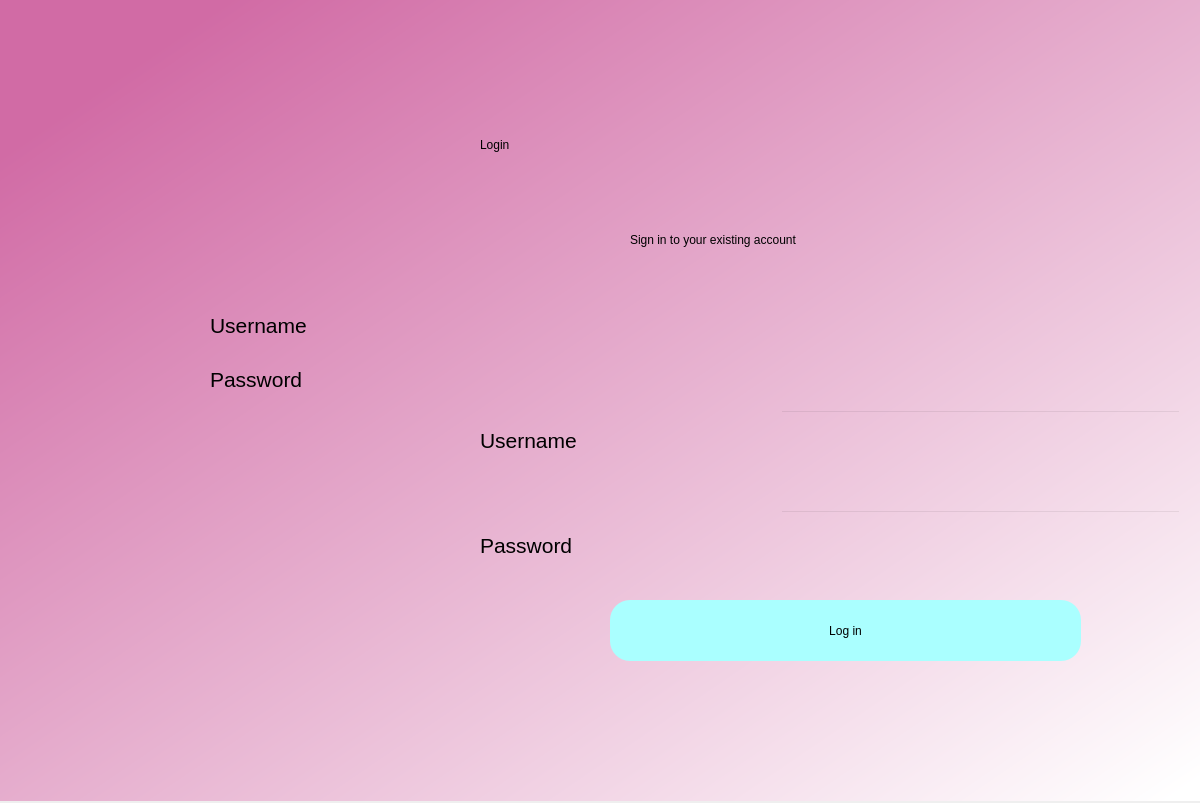
<?xml version="1.0" encoding="UTF-8"?>
<ui version="4.0">
 <class>Dialog</class>
 <widget class="QDialog" name="Dialog">
  <property name="geometry">
   <rect>
    <x>0</x>
    <y>0</y>
    <width>1200</width>
    <height>803</height>
   </rect>
  </property>
  <property name="windowTitle">
   <string>Dialog</string>
  </property>
  <widget class="QWidget" name="bgwidget" native="true">
   <property name="geometry">
    <rect>
     <x>0</x>
     <y>0</y>
     <width>1201</width>
     <height>801</height>
    </rect>
   </property>
   <property name="styleSheet">
    <string notr="true">QWidget#bgwidget{
background-color:qlineargradient(spread:pad, x1:0.091, y1:0.101636, x2:0.991379, y2:0.977, stop:0 rgba(209, 107, 165, 255), stop:1 rgba(255, 255, 255, 255));}</string>
   </property>
   <widget class="QLabel" name="label_3">
    <property name="geometry">
     <rect>
      <x>210</x>
      <y>310</y>
      <width>131</width>
      <height>31</height>
     </rect>
    </property>
    <property name="font">
     <font>
      <family>MS Shell Dlg 2</family>
      <pointsize>10</pointsize>
      <weight>50</weight>
      <italic>false</italic>
      <bold>false</bold>
     </font>
    </property>
    <property name="styleSheet">
     <string notr="true">font: 10pt &quot;MS Shell Dlg 2&quot;;</string>
    </property>
    <property name="text">
     <string>&lt;html&gt;&lt;head/&gt;&lt;body&gt;&lt;p&gt;&lt;span style=&quot; font-size:16pt;&quot;&gt;Username&lt;/span&gt;&lt;/p&gt;&lt;/body&gt;&lt;/html&gt;</string>
    </property>
   </widget>
   <widget class="QLabel" name="label_4">
    <property name="geometry">
     <rect>
      <x>210</x>
      <y>359</y>
      <width>131</width>
      <height>41</height>
     </rect>
    </property>
    <property name="styleSheet">
     <string notr="true">font: 10pt &quot;MS Shell Dlg 2&quot;;</string>
    </property>
    <property name="text">
     <string>&lt;html&gt;&lt;head/&gt;&lt;body&gt;&lt;p&gt;&lt;span style=&quot; font-size:16pt;&quot;&gt;Password&lt;/span&gt;&lt;/p&gt;&lt;/body&gt;&lt;/html&gt;</string>
    </property>
   </widget>
   <widget class="QLabel" name="error">
    <property name="geometry">
     <rect>
      <x>410</x>
      <y>400</y>
      <width>391</width>
      <height>41</height>
     </rect>
    </property>
    <property name="styleSheet">
     <string notr="true">font: 12pt &quot;MS Shell Dlg 2&quot;; color:red;</string>
    </property>
    <property name="text">
     <string/>
    </property>
   </widget>
   <widget class="QLabel" name="label_5">
    <property name="geometry">
     <rect>
      <x>0</x>
      <y>-50</y>
      <width>1191</width>
      <height>901</height>
     </rect>
    </property>
    <property name="text">
     <string/>
    </property>
    <property name="pixmap">
     <pixmap>loginimage.jpg</pixmap>
    </property>
    <property name="scaledContents">
     <bool>true</bool>
    </property>
   </widget>
   <widget class="QPushButton" name="login">
    <property name="geometry">
     <rect>
      <x>610</x>
      <y>600</y>
      <width>471</width>
      <height>61</height>
     </rect>
    </property>
    <property name="styleSheet">
     <string notr="true">border-radius:20px;
background-color: rgb(170, 255, 255);
font: 14pt &quot;MS Shell Dlg 2&quot;;</string>
    </property>
    <property name="text">
     <string>Log in</string>
    </property>
   </widget>
   <widget class="QLabel" name="label">
    <property name="geometry">
     <rect>
      <x>480</x>
      <y>110</y>
      <width>151</width>
      <height>71</height>
     </rect>
    </property>
    <property name="styleSheet">
     <string notr="true">font: 36pt &quot;MS Shell Dlg 2&quot;; color:rgb(255, 255, 255)</string>
    </property>
    <property name="text">
     <string>&lt;html&gt;&lt;head/&gt;&lt;body&gt;&lt;p&gt;&lt;span style=&quot; color:#000000;&quot;&gt;Login&lt;/span&gt;&lt;/p&gt;&lt;/body&gt;&lt;/html&gt;</string>
    </property>
   </widget>
   <widget class="QLabel" name="label_2">
    <property name="geometry">
     <rect>
      <x>630</x>
      <y>220</y>
      <width>391</width>
      <height>41</height>
     </rect>
    </property>
    <property name="styleSheet">
     <string notr="true">font: 16pt &quot;MS Shell Dlg 2&quot;;color:rgb(255, 255, 255)</string>
    </property>
    <property name="text">
     <string>&lt;html&gt;&lt;head/&gt;&lt;body&gt;&lt;p&gt;&lt;span style=&quot; color:#000000;&quot;&gt;Sign in to your existing account&lt;/span&gt;&lt;/p&gt;&lt;/body&gt;&lt;/html&gt;</string>
    </property>
   </widget>
   <widget class="QLineEdit" name="emailfield">
    <property name="geometry">
     <rect>
      <x>780</x>
      <y>410</y>
      <width>401</width>
      <height>51</height>
     </rect>
    </property>
    <property name="font">
     <font>
      <family>MS Shell Dlg 2</family>
      <pointsize>12</pointsize>
      <weight>50</weight>
      <italic>false</italic>
      <bold>false</bold>
     </font>
    </property>
    <property name="styleSheet">
     <string notr="true">background-color:rgba(0,0,0,0);
font: 12pt &quot;MS Shell Dlg 2&quot;;</string>
    </property>
    <property name="text">
     <string/>
    </property>
   </widget>
   <widget class="QLineEdit" name="passwordfield">
    <property name="geometry">
     <rect>
      <x>780</x>
      <y>510</y>
      <width>401</width>
      <height>51</height>
     </rect>
    </property>
    <property name="styleSheet">
     <string notr="true">background-color:rgba(0,0,0,0);
font: 12pt &quot;MS Shell Dlg 2&quot;;</string>
    </property>
   </widget>
   <widget class="QLabel" name="label_6">
    <property name="geometry">
     <rect>
      <x>480</x>
      <y>420</y>
      <width>161</width>
      <height>41</height>
     </rect>
    </property>
    <property name="text">
     <string>&lt;html&gt;&lt;head/&gt;&lt;body&gt;&lt;p&gt;&lt;span style=&quot; font-size:16pt;&quot;&gt;Username&lt;/span&gt;&lt;/p&gt;&lt;/body&gt;&lt;/html&gt;</string>
    </property>
   </widget>
   <widget class="QLabel" name="label_7">
    <property name="geometry">
     <rect>
      <x>480</x>
      <y>530</y>
      <width>151</width>
      <height>31</height>
     </rect>
    </property>
    <property name="text">
     <string>&lt;html&gt;&lt;head/&gt;&lt;body&gt;&lt;p&gt;&lt;span style=&quot; font-size:16pt;&quot;&gt;Password&lt;/span&gt;&lt;/p&gt;&lt;/body&gt;&lt;/html&gt;</string>
    </property>
   </widget>
  </widget>
 </widget>
 <resources>
  <include location="login.qrc"/>
 </resources>
 <connections/>
</ui>
